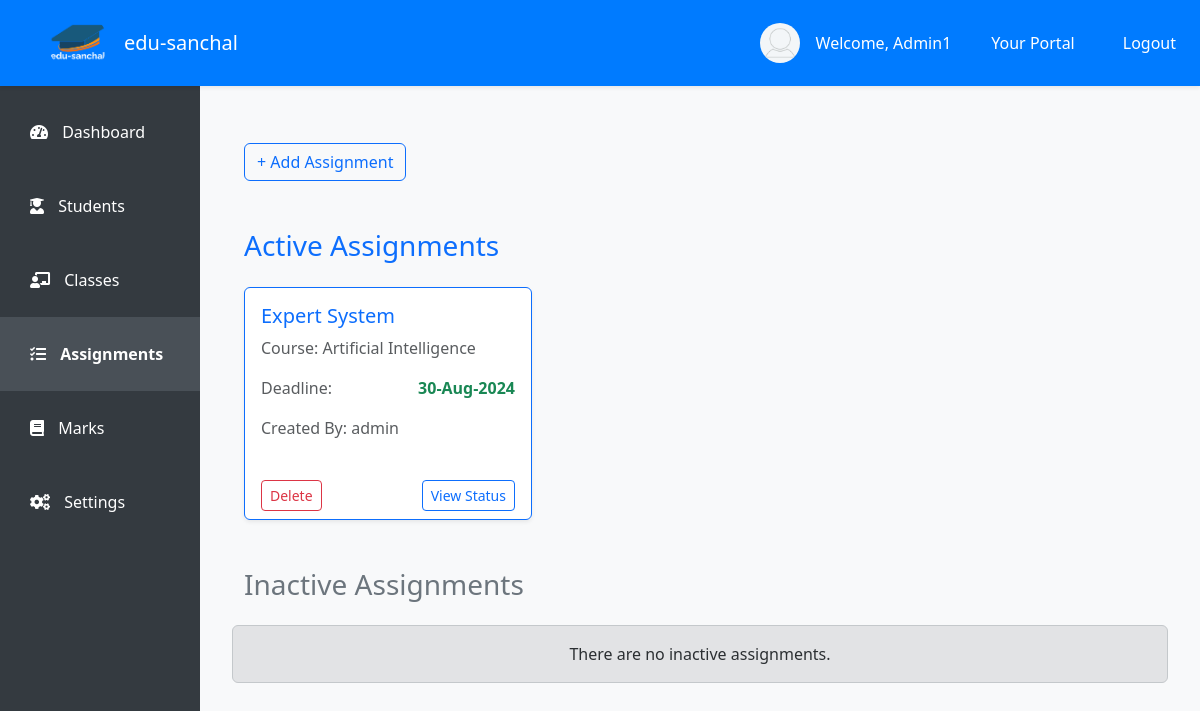
Screenshot of /staff/assignments/1/ (signed in) with the database file from the repository.
### student/models.py (models this page shows, shortened)
class User(AbstractUser):
    user_id = models.CharField(max_length=15, unique=True, editable=False)
    address = models.CharField(max_length=150, null=True, blank=False)
    contact_number = models.CharField(max_length=20, blank=True, null=True)
    date_of_birth = models.DateField(null=True, blank=True)
    gender = models.CharField(max_length=1, choices=[('M', 'Male'), ('F', 'Female'), ('O', 'Other')])
    is_staff = models.BooleanField(default=False)
    is_student = models.BooleanField(default=False)
    def __str__(self):
        return self.username

class Assignment(models.Model):
    title = models.CharField(max_length=255)
    description = models.TextField(null=True, blank=True)
    deadline = models.DateTimeField(default=timezone.now)
    worth = models.IntegerField()
    research_files = models.ManyToManyField('AssignmentFile', blank=True)  # Multiple files can be linked here
    accepted_file_type = models.CharField(max_length=10, null=True)
    assigned_class = models.ForeignKey(ProgramCourse, on_delete=models.CASCADE, related_name='assignments')
    created_by = models.ForeignKey(User, null=True, on_delete=models.CASCADE)
    plagiarism_checked = models.BooleanField(default=False)  # Plagiarism flag

class ProgramCourse(models.Model):
    program = models.ForeignKey(Program, on_delete=models.CASCADE)
    course = models.ForeignKey(Course, on_delete=models.CASCADE)
    semester = models.ForeignKey(Semester, on_delete=models.CASCADE)
    teacher = models.ForeignKey(User, on_delete=models.RESTRICT)
    credit_hour = models.FloatField(null=True, blank=True, validators=[MinValueValidator(0), MaxValueValidator(8)])

class Course(models.Model):
    course_id = models.CharField(max_length=15, unique=True)
    course_name = models.CharField(max_length=150)
    def __str__(self):
        return self.course_name

### student/views.py (the view)
# urls.py: path('staff/assignments/<pk>/', views.assignments, name='assignments'),
@login_required
def assignments(request, pk):
    teacher = get_object_or_404(User, pk=pk)
    if teacher != request.user:
        return HttpResponseForbidden("You are not authorized!")
    program_courses = ProgramCourse.objects.filter(teacher=teacher)
    assignments = Assignment.objects.filter(assigned_class__teacher=teacher, deadline__gte=timezone.now())
    inactive_assignments = Assignment.objects.filter(
        assigned_class__in=program_courses,
        deadline__lte=timezone.now()
    ).order_by('-deadline')
    if request.method == 'POST':
        form = AssignmentForm(request.POST, request.FILES, teacher=teacher)
        if form.is_valid():
            assignment = form.save(commit=False)
            assignment.assigned_class = form.cleaned_data['assigned_class']
            assignment.created_by = request.user
            assignment.save()
            if request.FILES.getlist('research_files'):
                for file in request.FILES.getlist('research_files'):
                    if file:  # Ensure file is not empty
                        assignment_file = AssignmentFile(file=file)
                        assignment_file.save()
                        assignment.research_files.add(assignment_file)
            return redirect('students:assignments', pk=teacher.pk)
        else:
            return render(request, 'staff/assignment.html', {
                'teacher': teacher,
                'program_courses': program_courses,
                'form': form,
                'assignments': assignments,
                'inactive_assignments': inactive_assignments,
                'error': "Form is invalid. Please check your inputs."
            })
    else:
        form = AssignmentForm(teacher=teacher)
    return render(request, 'staff/assignment.html', {
        'teacher': teacher,
        'program_courses': program_courses,
        'form': form,
        'assignments': assignments,
        'inactive_assignments': inactive_assignments
    })

### templates/staff/assignment.html (shortened to what this page needs)
<!DOCTYPE html>
{% extends 'staff/index.html' %}
{% load static %}
{% block assignment %}
<div class="container my-5">
    <div class="d-flex justify-content-between align-items-center mb-4">
        <button type="button" class="btn btn-outline-primary" data-bs-toggle="modal" data-bs-target="#addAssignmentModal">
            + Add Assignment
        </button>
    </div>
    <div class="mt-5">
        <h3 class="text-primary mb-4">Active Assignments</h3>
        <div class="row g-4">
            {% if assignments %}
                {% for assignment in assignments %}
                <div class="col-md-6 col-lg-4">
                    <div class="card h-100 shadow-sm border-primary">
                        <div class="card-body">
                            <h5 class="card-title text-primary">{{ assignment.title }}</h5>
                            <p class="card-text text-muted">Course: {{ assignment.assigned_class.course }}</p>
                            <div class="d-flex justify-content-between mb-3">
                                <p class="text-muted mb-0">Deadline:</p>
                                <p class="fw-bold text-success mb-0">{{ assignment.deadline|date:"d-M-Y" }}</p>
                            </div>
                            <p class="text-muted">Created By: {{ assignment.created_by }}</p>
                        </div>
                        <div class="card-footer bg-transparent border-0 d-flex justify-content-between">
                            <a class="btn btn-sm btn-outline-danger" href="{% url 'students:delete_assignment' pk=assignment.pk %}">Delete</a>
                            <a class="btn btn-sm btn-outline-primary" href="{% url 'students:submission_view' pk=assignment.pk %}">View Status</a>
                        </div>
                    </div>
                </div>
                {% endfor %}
            {% else %}
                <div class="alert alert-warning text-center" role="alert">
                    There are no active assignments.
                </div>
            {% endif %}
        </div>
    </div>
    <div class="mt-5">
        <h3 class="text-secondary mb-4">Inactive Assignments</h3>
        <div class="row g-4">
            {% if inactive_assignments %}
                {% for assignment in inactive_assignments %}
                <div class="col-md-6 col-lg-4">
                    <div class="card h-100 shadow-sm border-secondary">
                        <div class="card-body">
                            <h5 class="card-title text-secondary">{{ assignment.title }}</h5>
                            <p class="card-text text-muted">Course: {{ assignment.assigned_class.course }}</p>
                            <div class="d-flex justify-content-between mb-3">
                                <p class="text-muted mb-0">Deadline:</p>
                                <p class="fw-bold text-danger mb-0">{{ assignment.deadline|date:"d-M-Y" }}</p>
                            </div>
                            <p class="text-muted">Created By: {{ assignment.created_by }}</p>
                        </div>
                        <div class="card-footer bg-transparent border-0 d-flex justify-content-between">
                            <a class="btn btn-sm btn-outline-danger" href="{% url 'students:delete_assignment' pk=assignment.pk %}">Delete</a>
                            <a class="btn btn-sm btn-outline-primary" href="{% url 'students:submission_view' pk=assignment.pk %}">View Status</a>
                        </div>
                    </div>
                </div>
                {% endfor %}
            {% else %}
                <div class="alert alert-secondary text-center" role="alert">
                    There are no inactive assignments.
                </div>
            {% endif %}
        </div>
    </div>
</div>
<link href="https://cdn.jsdelivr.net/npm/bootstrap-icons@1.10.5/font/bootstrap-icons.css" rel="stylesheet">
{% endblock %}

### templates/staff/index.html (shortened to what this page needs)
<!DOCTYPE html>
{% load static %}
<html lang="en">
<head>
    <link href="https://cdn.jsdelivr.net/npm/bootstrap@5.3.3/dist/css/bootstrap.min.css" rel="stylesheet">
    <link rel="stylesheet" href="https://cdnjs.cloudflare.com/ajax/libs/font-awesome/5.15.4/css/all.min.css">
</head>
<body>
    <nav class="navbar navbar-expand-lg top-navbar shadow-sm">
        <a class="navbar-brand d-flex mx-5 align-items-center" href="{% url 'students:staff_dashboard' pk=user.pk %}">
            <img class="rounded-circle" src="{% static 'images/logo/icon.png' %}" alt="Edu-Ikshya Logo"
                 width="60" height="60">
            <span class="ms-3 text-white">edu-sanchal</span>
        </a>
        <div class="collapse navbar-collapse justify-content-end" id="navbarNav">
            {% if user.is_authenticated %}
            <ul class="navbar-nav ms-auto d-none d-lg-flex align-items-center">
                <li class="nav-item mx-3">
                    <div class="d-flex align-items-center">
                        <div class="profile-pic">
                            <img src="{% static 'images/profile/images.png' %}" width="25px" height="25px">
                        </div>
                        <p class="text-white mb-0">Welcome, {{ user.first_name }}</p>
                    </div>
                </li>
                {% if user.is_superuser %}
                <li class="nav-item mx-3">
                    <a class="nav-link text-white" target="_blank" href="{% url 'admin:index' %}">Your Portal</a>
                </li>
                {% endif %}
                <li class="nav-item mx-3">
                    <a class="nav-link text-white" href="{% url 'students:logout' %}">Logout</a>
                </li>
            </ul>
            {% endif %}
        </div>
    </nav>
    <div class="side-navbar d-none d-lg-flex">
        <nav class="nav flex-column w-100">
            <a class="nav-link {% if request.resolver_match.url_name == 'staff_dashboard' %}active{% endif %}"
                href="{% url 'students:staff_dashboard' pk=user.pk %}">
                <i class="fas fa-tachometer-alt"></i> <span>Dashboard</span>
            </a>
            <a class="nav-link {% if request.resolver_match.url_name == 'student_lists' %}active{% endif %}"
                href="{% url 'students:student_lists' pk=user.pk %}">
                <i class="fas fa-user-graduate"></i> <span>Students</span>
            </a>
            <a class="nav-link {% if request.resolver_match.url_name == 'classes_view' %}active{% endif %}"
                href="{% url 'students:classes_view' pk=user.pk %}">
                <i class="fas fa-chalkboard-teacher"></i> <span>Classes</span>
            </a>
            <a class="nav-link {% if request.resolver_match.url_name == 'assignments' %}active{% endif %}"
                href="{% url 'students:assignments' pk=user.pk %}">
                <i class="fas fa-tasks"></i> <span>Assignments</span>
            </a>
            <a class="nav-link {% if request.resolver_match.url_name == 'marks_dashboard' %}active{% endif %}"
                href="{% url 'students:marks_dashboard' pk=user.pk %}">
                <i class="fas fa-book"></i> <span>Marks</span>
            </a>
            <div class="mt-auto">
                <a class="nav-link" href="#">
                    <i class="fas fa-cogs"></i> <span>Settings</span>
                </a>
            </div>
        </nav>
    </div>
    <div class="content">
        <div class="container">
            {% block assignment %}
            {% endblock %}
        </div>
    </div>
</body>
</html>

### templates/staff/index.html (style rules this page uses)
body { display: flex; }
.top-navbar { position: fixed; top: 0; width: 100%; z-index: 1030; background-color: #007bff; }
.side-navbar { position: fixed; top: 75px; bottom: 0; width: 200px; padding-top: 20px; background-color: #343a40; display: flex; flex-direction: column; }
.side-navbar .nav-link { padding: 25px 30px; }
.content { margin-top: 75px; margin-left: 200px; padding: 20px; width: calc(100% - 200px); background-color: #f8f9fa; }
.profile-pic { width: 40px; height: 40px; border-radius: 50%; overflow: hidden; margin-right: 1rem; }
.profile-pic img { width: 100%; height: auto; }
.nav-link { color: white; }
.side-navbar .nav-link.active { background-color: #495057; font-weight: bold; }
.side-navbar .nav-link span { margin-left: 10px; }
.content { background-color: #f8f9fa; min-height: 100vh; }

### rows the page displays
User: first_name "Admin1"
Assignment: title "Expert System", assigned_class.course "Artificial Intelligence", deadline "30-Aug-2024", created_by "admin"
